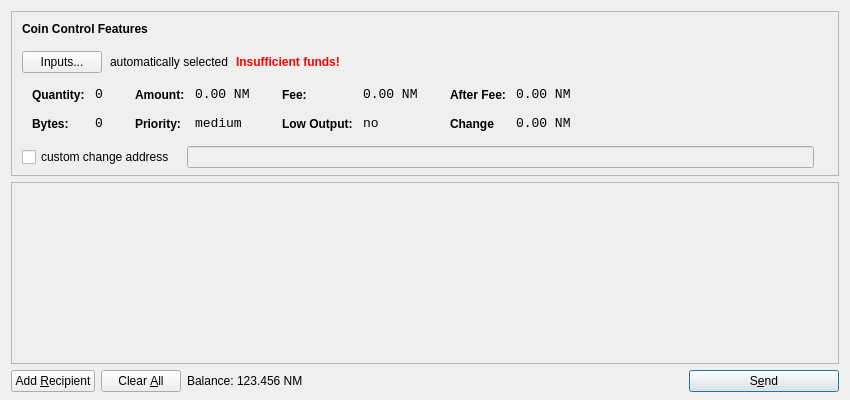
<?xml version="1.0" encoding="UTF-8"?>
<ui version="4.0">
 <class>SendCoinsDialog</class>
 <widget class="QDialog" name="SendCoinsDialog">
  <property name="geometry">
   <rect>
    <x>0</x>
    <y>0</y>
    <width>850</width>
    <height>400</height>
   </rect>
  </property>
  <property name="windowTitle">
   <string>Send Coins</string>
  </property>
  <layout class="QVBoxLayout" name="verticalLayout" stretch="0,1,0">
   <property name="bottomMargin">
    <number>8</number>
   </property>
   <item>
    <widget class="QFrame" name="frameCoinControl">
     <property name="sizePolicy">
      <sizepolicy hsizetype="Expanding" vsizetype="Expanding">
       <horstretch>0</horstretch>
       <verstretch>0</verstretch>
      </sizepolicy>
     </property>
     <property name="maximumSize">
      <size>
       <width>16777215</width>
       <height>16777215</height>
      </size>
     </property>
     <property name="frameShape">
      <enum>QFrame::StyledPanel</enum>
     </property>
     <property name="frameShadow">
      <enum>QFrame::Sunken</enum>
     </property>
     <layout class="QVBoxLayout" name="verticalLayoutCoinControl2">
      <property name="spacing">
       <number>-1</number>
      </property>
      <property name="leftMargin">
       <number>0</number>
      </property>
      <property name="topMargin">
       <number>0</number>
      </property>
      <property name="rightMargin">
       <number>0</number>
      </property>
      <property name="bottomMargin">
       <number>6</number>
      </property>
      <item>
       <layout class="QVBoxLayout" name="verticalLayoutCoinControl" stretch="0,0,0,0,1">
        <property name="spacing">
         <number>0</number>
        </property>
        <property name="leftMargin">
         <number>10</number>
        </property>
        <property name="topMargin">
         <number>10</number>
        </property>
        <item>
         <layout class="QHBoxLayout" name="horizontalLayoutCoinControl1">
          <property name="bottomMargin">
           <number>15</number>
          </property>
          <item>
           <widget class="QLabel" name="labelCoinControlFeatures">
            <property name="sizePolicy">
             <sizepolicy hsizetype="Preferred" vsizetype="Maximum">
              <horstretch>0</horstretch>
              <verstretch>0</verstretch>
             </sizepolicy>
            </property>
            <property name="font">
             <font>
              <weight>75</weight>
              <bold>true</bold>
             </font>
            </property>
            <property name="styleSheet">
             <string notr="true">font-weight:bold;</string>
            </property>
            <property name="text">
             <string>Coin Control Features</string>
            </property>
           </widget>
          </item>
         </layout>
        </item>
        <item>
         <layout class="QHBoxLayout" name="horizontalLayoutCoinControl2" stretch="0,0,0,0">
          <property name="spacing">
           <number>8</number>
          </property>
          <property name="bottomMargin">
           <number>10</number>
          </property>
          <item>
           <widget class="QPushButton" name="pushButtonCoinControl">
            <property name="styleSheet">
             <string notr="true"/>
            </property>
            <property name="text">
             <string>Inputs...</string>
            </property>
           </widget>
          </item>
          <item>
           <widget class="QLabel" name="labelCoinControlAutomaticallySelected">
            <property name="text">
             <string>automatically selected</string>
            </property>
            <property name="margin">
             <number>5</number>
            </property>
           </widget>
          </item>
          <item>
           <widget class="QLabel" name="labelCoinControlInsuffFunds">
            <property name="font">
             <font>
              <weight>75</weight>
              <bold>true</bold>
             </font>
            </property>
            <property name="styleSheet">
             <string notr="true">color:red;font-weight:bold;</string>
            </property>
            <property name="text">
             <string>Insufficient funds!</string>
            </property>
            <property name="margin">
             <number>5</number>
            </property>
           </widget>
          </item>
          <item>
           <spacer name="horizontalSpacerCoinControl">
            <property name="orientation">
             <enum>Qt::Horizontal</enum>
            </property>
            <property name="sizeHint" stdset="0">
             <size>
              <width>40</width>
              <height>1</height>
             </size>
            </property>
           </spacer>
          </item>
         </layout>
        </item>
        <item>
         <widget class="QWidget" name="widgetCoinControl" native="true">
          <property name="sizePolicy">
           <sizepolicy hsizetype="Preferred" vsizetype="Preferred">
            <horstretch>0</horstretch>
            <verstretch>0</verstretch>
           </sizepolicy>
          </property>
          <property name="minimumSize">
           <size>
            <width>0</width>
            <height>0</height>
           </size>
          </property>
          <property name="styleSheet">
           <string notr="true"/>
          </property>
          <layout class="QHBoxLayout" name="horizontalLayoutCoinControl5">
           <property name="margin">
            <number>0</number>
           </property>
           <item>
            <layout class="QHBoxLayout" name="horizontalLayoutCoinControl3" stretch="0,0,0,1">
             <property name="spacing">
              <number>20</number>
             </property>
             <property name="topMargin">
              <number>0</number>
             </property>
             <property name="bottomMargin">
              <number>10</number>
             </property>
             <item>
              <layout class="QFormLayout" name="formLayoutCoinControl1">
               <property name="horizontalSpacing">
                <number>10</number>
               </property>
               <property name="verticalSpacing">
                <number>14</number>
               </property>
               <property name="leftMargin">
                <number>10</number>
               </property>
               <property name="topMargin">
                <number>4</number>
               </property>
               <property name="rightMargin">
                <number>6</number>
               </property>
               <item row="0" column="0">
                <widget class="QLabel" name="labelCoinControlQuantityText">
                 <property name="styleSheet">
                  <string notr="true">font-weight:bold;</string>
                 </property>
                 <property name="text">
                  <string>Quantity:</string>
                 </property>
                 <property name="margin">
                  <number>0</number>
                 </property>
                </widget>
               </item>
               <item row="0" column="1">
                <widget class="QLabel" name="labelCoinControlQuantity">
                 <property name="font">
                  <font>
                   <family>Monospace</family>
                   <pointsize>10</pointsize>
                  </font>
                 </property>
                 <property name="cursor">
                  <cursorShape>IBeamCursor</cursorShape>
                 </property>
                 <property name="contextMenuPolicy">
                  <enum>Qt::ActionsContextMenu</enum>
                 </property>
                 <property name="text">
                  <string>0</string>
                 </property>
                 <property name="margin">
                  <number>0</number>
                 </property>
                 <property name="textInteractionFlags">
                  <set>Qt::LinksAccessibleByMouse|Qt::TextSelectableByKeyboard|Qt::TextSelectableByMouse</set>
                 </property>
                </widget>
               </item>
               <item row="1" column="0">
                <widget class="QLabel" name="labelCoinControlBytesText">
                 <property name="styleSheet">
                  <string notr="true">font-weight:bold;</string>
                 </property>
                 <property name="text">
                  <string>Bytes:</string>
                 </property>
                </widget>
               </item>
               <item row="1" column="1">
                <widget class="QLabel" name="labelCoinControlBytes">
                 <property name="font">
                  <font>
                   <family>Monospace</family>
                   <pointsize>10</pointsize>
                  </font>
                 </property>
                 <property name="cursor">
                  <cursorShape>IBeamCursor</cursorShape>
                 </property>
                 <property name="contextMenuPolicy">
                  <enum>Qt::ActionsContextMenu</enum>
                 </property>
                 <property name="text">
                  <string>0</string>
                 </property>
                 <property name="textInteractionFlags">
                  <set>Qt::LinksAccessibleByMouse|Qt::TextSelectableByKeyboard|Qt::TextSelectableByMouse</set>
                 </property>
                </widget>
               </item>
              </layout>
             </item>
             <item>
              <layout class="QFormLayout" name="formLayoutCoinControl2">
               <property name="horizontalSpacing">
                <number>10</number>
               </property>
               <property name="verticalSpacing">
                <number>14</number>
               </property>
               <property name="leftMargin">
                <number>6</number>
               </property>
               <property name="topMargin">
                <number>4</number>
               </property>
               <property name="rightMargin">
                <number>6</number>
               </property>
               <item row="0" column="0">
                <widget class="QLabel" name="labelCoinControlAmountText">
                 <property name="styleSheet">
                  <string notr="true">font-weight:bold;</string>
                 </property>
                 <property name="text">
                  <string>Amount:</string>
                 </property>
                 <property name="margin">
                  <number>0</number>
                 </property>
                </widget>
               </item>
               <item row="0" column="1">
                <widget class="QLabel" name="labelCoinControlAmount">
                 <property name="font">
                  <font>
                   <family>Monospace</family>
                   <pointsize>10</pointsize>
                  </font>
                 </property>
                 <property name="cursor">
                  <cursorShape>IBeamCursor</cursorShape>
                 </property>
                 <property name="contextMenuPolicy">
                  <enum>Qt::ActionsContextMenu</enum>
                 </property>
                 <property name="text">
                  <string>0.00 NM</string>
                 </property>
                 <property name="textInteractionFlags">
                  <set>Qt::LinksAccessibleByMouse|Qt::TextSelectableByKeyboard|Qt::TextSelectableByMouse</set>
                 </property>
                </widget>
               </item>
               <item row="1" column="0">
                <widget class="QLabel" name="labelCoinControlPriorityText">
                 <property name="styleSheet">
                  <string notr="true">font-weight:bold;</string>
                 </property>
                 <property name="text">
                  <string>Priority:</string>
                 </property>
                </widget>
               </item>
               <item row="1" column="1">
                <widget class="QLabel" name="labelCoinControlPriority">
                 <property name="font">
                  <font>
                   <family>Monospace</family>
                   <pointsize>10</pointsize>
                  </font>
                 </property>
                 <property name="cursor">
                  <cursorShape>IBeamCursor</cursorShape>
                 </property>
                 <property name="contextMenuPolicy">
                  <enum>Qt::ActionsContextMenu</enum>
                 </property>
                 <property name="text">
                  <string>medium</string>
                 </property>
                 <property name="textInteractionFlags">
                  <set>Qt::LinksAccessibleByMouse|Qt::TextSelectableByKeyboard|Qt::TextSelectableByMouse</set>
                 </property>
                </widget>
               </item>
              </layout>
             </item>
             <item>
              <layout class="QFormLayout" name="formLayoutCoinControl3">
               <property name="horizontalSpacing">
                <number>10</number>
               </property>
               <property name="verticalSpacing">
                <number>14</number>
               </property>
               <property name="leftMargin">
                <number>6</number>
               </property>
               <property name="topMargin">
                <number>4</number>
               </property>
               <property name="rightMargin">
                <number>6</number>
               </property>
               <item row="0" column="0">
                <widget class="QLabel" name="labelCoinControlFeeText">
                 <property name="styleSheet">
                  <string notr="true">font-weight:bold;</string>
                 </property>
                 <property name="text">
                  <string>Fee:</string>
                 </property>
                 <property name="margin">
                  <number>0</number>
                 </property>
                </widget>
               </item>
               <item row="0" column="1">
                <widget class="QLabel" name="labelCoinControlFee">
                 <property name="font">
                  <font>
                   <family>Monospace</family>
                   <pointsize>10</pointsize>
                  </font>
                 </property>
                 <property name="cursor">
                  <cursorShape>IBeamCursor</cursorShape>
                 </property>
                 <property name="contextMenuPolicy">
                  <enum>Qt::ActionsContextMenu</enum>
                 </property>
                 <property name="text">
                  <string>0.00 NM</string>
                 </property>
                 <property name="textInteractionFlags">
                  <set>Qt::LinksAccessibleByMouse|Qt::TextSelectableByKeyboard|Qt::TextSelectableByMouse</set>
                 </property>
                </widget>
               </item>
               <item row="1" column="0">
                <widget class="QLabel" name="labelCoinControlLowOutputText">
                 <property name="styleSheet">
                  <string notr="true">font-weight:bold;</string>
                 </property>
                 <property name="text">
                  <string>Low Output:</string>
                 </property>
                </widget>
               </item>
               <item row="1" column="1">
                <widget class="QLabel" name="labelCoinControlLowOutput">
                 <property name="font">
                  <font>
                   <family>Monospace</family>
                   <pointsize>10</pointsize>
                  </font>
                 </property>
                 <property name="cursor">
                  <cursorShape>IBeamCursor</cursorShape>
                 </property>
                 <property name="contextMenuPolicy">
                  <enum>Qt::ActionsContextMenu</enum>
                 </property>
                 <property name="text">
                  <string>no</string>
                 </property>
                 <property name="textInteractionFlags">
                  <set>Qt::LinksAccessibleByMouse|Qt::TextSelectableByKeyboard|Qt::TextSelectableByMouse</set>
                 </property>
                </widget>
               </item>
              </layout>
             </item>
             <item>
              <layout class="QFormLayout" name="formLayoutCoinControl4">
               <property name="horizontalSpacing">
                <number>10</number>
               </property>
               <property name="verticalSpacing">
                <number>14</number>
               </property>
               <property name="leftMargin">
                <number>6</number>
               </property>
               <property name="topMargin">
                <number>4</number>
               </property>
               <property name="rightMargin">
                <number>6</number>
               </property>
               <item row="0" column="0">
                <widget class="QLabel" name="labelCoinControlAfterFeeText">
                 <property name="styleSheet">
                  <string notr="true">font-weight:bold;</string>
                 </property>
                 <property name="text">
                  <string>After Fee:</string>
                 </property>
                 <property name="margin">
                  <number>0</number>
                 </property>
                </widget>
               </item>
               <item row="0" column="1">
                <widget class="QLabel" name="labelCoinControlAfterFee">
                 <property name="font">
                  <font>
                   <family>Monospace</family>
                   <pointsize>10</pointsize>
                  </font>
                 </property>
                 <property name="cursor">
                  <cursorShape>IBeamCursor</cursorShape>
                 </property>
                 <property name="contextMenuPolicy">
                  <enum>Qt::ActionsContextMenu</enum>
                 </property>
                 <property name="text">
                  <string>0.00 NM</string>
                 </property>
                 <property name="textInteractionFlags">
                  <set>Qt::LinksAccessibleByMouse|Qt::TextSelectableByKeyboard|Qt::TextSelectableByMouse</set>
                 </property>
                </widget>
               </item>
               <item row="1" column="0">
                <widget class="QLabel" name="labelCoinControlChangeText">
                 <property name="styleSheet">
                  <string notr="true">font-weight:bold;</string>
                 </property>
                 <property name="text">
                  <string>Change</string>
                 </property>
                </widget>
               </item>
               <item row="1" column="1">
                <widget class="QLabel" name="labelCoinControlChange">
                 <property name="font">
                  <font>
                   <family>Monospace</family>
                   <pointsize>10</pointsize>
                  </font>
                 </property>
                 <property name="cursor">
                  <cursorShape>IBeamCursor</cursorShape>
                 </property>
                 <property name="contextMenuPolicy">
                  <enum>Qt::ActionsContextMenu</enum>
                 </property>
                 <property name="text">
                  <string>0.00 NM</string>
                 </property>
                 <property name="textInteractionFlags">
                  <set>Qt::LinksAccessibleByMouse|Qt::TextSelectableByKeyboard|Qt::TextSelectableByMouse</set>
                 </property>
                </widget>
               </item>
              </layout>
             </item>
            </layout>
           </item>
          </layout>
         </widget>
        </item>
        <item>
         <layout class="QHBoxLayout" name="horizontalLayoutCoinControl4" stretch="0,0,0">
          <property name="spacing">
           <number>12</number>
          </property>
          <property name="sizeConstraint">
           <enum>QLayout::SetDefaultConstraint</enum>
          </property>
          <property name="topMargin">
           <number>5</number>
          </property>
          <property name="rightMargin">
           <number>5</number>
          </property>
          <item>
           <widget class="QCheckBox" name="checkBoxCoinControlChange">
            <property name="text">
             <string>custom change address</string>
            </property>
           </widget>
          </item>
          <item>
           <widget class="QLineEdit" name="lineEditCoinControlChange">
            <property name="enabled">
             <bool>false</bool>
            </property>
            <property name="sizePolicy">
             <sizepolicy hsizetype="Expanding" vsizetype="Fixed">
              <horstretch>0</horstretch>
              <verstretch>0</verstretch>
             </sizepolicy>
            </property>
           </widget>
          </item>
          <item>
           <widget class="QLabel" name="labelCoinControlChangeLabel">
            <property name="sizePolicy">
             <sizepolicy hsizetype="Preferred" vsizetype="Expanding">
              <horstretch>0</horstretch>
              <verstretch>0</verstretch>
             </sizepolicy>
            </property>
            <property name="minimumSize">
             <size>
              <width>0</width>
              <height>0</height>
             </size>
            </property>
            <property name="text">
             <string/>
            </property>
            <property name="margin">
             <number>3</number>
            </property>
           </widget>
          </item>
         </layout>
        </item>
        <item>
         <spacer name="verticalSpacerCoinControl">
          <property name="orientation">
           <enum>Qt::Vertical</enum>
          </property>
          <property name="sizeHint" stdset="0">
           <size>
            <width>800</width>
            <height>1</height>
           </size>
          </property>
         </spacer>
        </item>
       </layout>
      </item>
     </layout>
    </widget>
   </item>
   <item>
    <widget class="QScrollArea" name="scrollArea">
     <property name="widgetResizable">
      <bool>true</bool>
     </property>
     <widget class="QWidget" name="scrollAreaWidgetContents">
      <property name="geometry">
       <rect>
        <x>0</x>
        <y>0</y>
        <width>830</width>
        <height>165</height>
       </rect>
      </property>
      <layout class="QVBoxLayout" name="verticalLayout_2">
       <property name="margin">
        <number>0</number>
       </property>
       <item>
        <layout class="QVBoxLayout" name="entries">
         <property name="spacing">
          <number>6</number>
         </property>
        </layout>
       </item>
       <item>
        <spacer name="verticalSpacer">
         <property name="orientation">
          <enum>Qt::Vertical</enum>
         </property>
         <property name="sizeHint" stdset="0">
          <size>
           <width>20</width>
           <height>40</height>
          </size>
         </property>
        </spacer>
       </item>
      </layout>
     </widget>
    </widget>
   </item>
   <item>
    <layout class="QHBoxLayout" name="horizontalLayout">
     <item>
      <widget class="QPushButton" name="addButton">
       <property name="toolTip">
        <string>Send to multiple recipients at once</string>
       </property>
       <property name="text">
        <string>Add &amp;Recipient</string>
       </property>
       <property name="icon">
        <iconset resource="../bitcoin.qrc">
         <normaloff>:/icons/add</normaloff>:/icons/add</iconset>
       </property>
       <property name="autoDefault">
        <bool>false</bool>
       </property>
      </widget>
     </item>
     <item>
      <widget class="QPushButton" name="clearButton">
       <property name="sizePolicy">
        <sizepolicy hsizetype="Minimum" vsizetype="Fixed">
         <horstretch>0</horstretch>
         <verstretch>0</verstretch>
        </sizepolicy>
       </property>
       <property name="toolTip">
        <string>Remove all transaction fields</string>
       </property>
       <property name="text">
        <string>Clear &amp;All</string>
       </property>
       <property name="icon">
        <iconset resource="../bitcoin.qrc">
         <normaloff>:/icons/remove</normaloff>:/icons/remove</iconset>
       </property>
       <property name="autoRepeatDelay">
        <number>300</number>
       </property>
       <property name="autoDefault">
        <bool>false</bool>
       </property>
      </widget>
     </item>
     <item>
      <layout class="QHBoxLayout" name="horizontalLayout_2">
       <property name="spacing">
        <number>3</number>
       </property>
       <item>
        <widget class="QLabel" name="label">
         <property name="sizePolicy">
          <sizepolicy hsizetype="Preferred" vsizetype="Fixed">
           <horstretch>0</horstretch>
           <verstretch>0</verstretch>
          </sizepolicy>
         </property>
         <property name="text">
          <string>Balance:</string>
         </property>
        </widget>
       </item>
       <item>
        <widget class="QLabel" name="labelBalance">
         <property name="sizePolicy">
          <sizepolicy hsizetype="Preferred" vsizetype="Fixed">
           <horstretch>0</horstretch>
           <verstretch>0</verstretch>
          </sizepolicy>
         </property>
         <property name="cursor">
          <cursorShape>IBeamCursor</cursorShape>
         </property>
         <property name="text">
          <string>123.456 NM</string>
         </property>
         <property name="textInteractionFlags">
          <set>Qt::LinksAccessibleByMouse|Qt::TextSelectableByKeyboard|Qt::TextSelectableByMouse</set>
         </property>
        </widget>
       </item>
      </layout>
     </item>
     <item>
      <spacer name="horizontalSpacer">
       <property name="orientation">
        <enum>Qt::Horizontal</enum>
       </property>
       <property name="sizeHint" stdset="0">
        <size>
         <width>40</width>
         <height>20</height>
        </size>
       </property>
      </spacer>
     </item>
     <item>
      <widget class="QPushButton" name="sendButton">
       <property name="minimumSize">
        <size>
         <width>150</width>
         <height>0</height>
        </size>
       </property>
       <property name="toolTip">
        <string>Confirm the send action</string>
       </property>
       <property name="text">
        <string>S&amp;end</string>
       </property>
       <property name="icon">
        <iconset resource="../bitcoin.qrc">
         <normaloff>:/icons/send</normaloff>:/icons/send</iconset>
       </property>
       <property name="default">
        <bool>true</bool>
       </property>
      </widget>
     </item>
    </layout>
   </item>
  </layout>
 </widget>
 <resources>
  <include location="../bitcoin.qrc"/>
 </resources>
 <connections/>
</ui>
